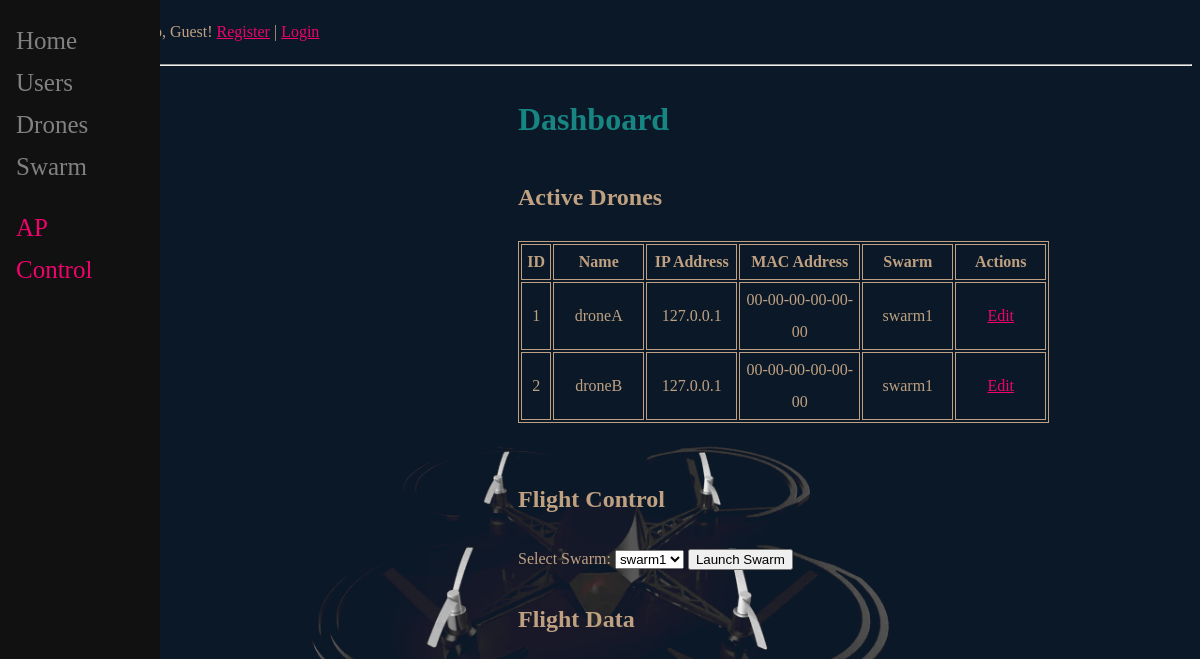
/control, run on an earlier commit of the app's database.
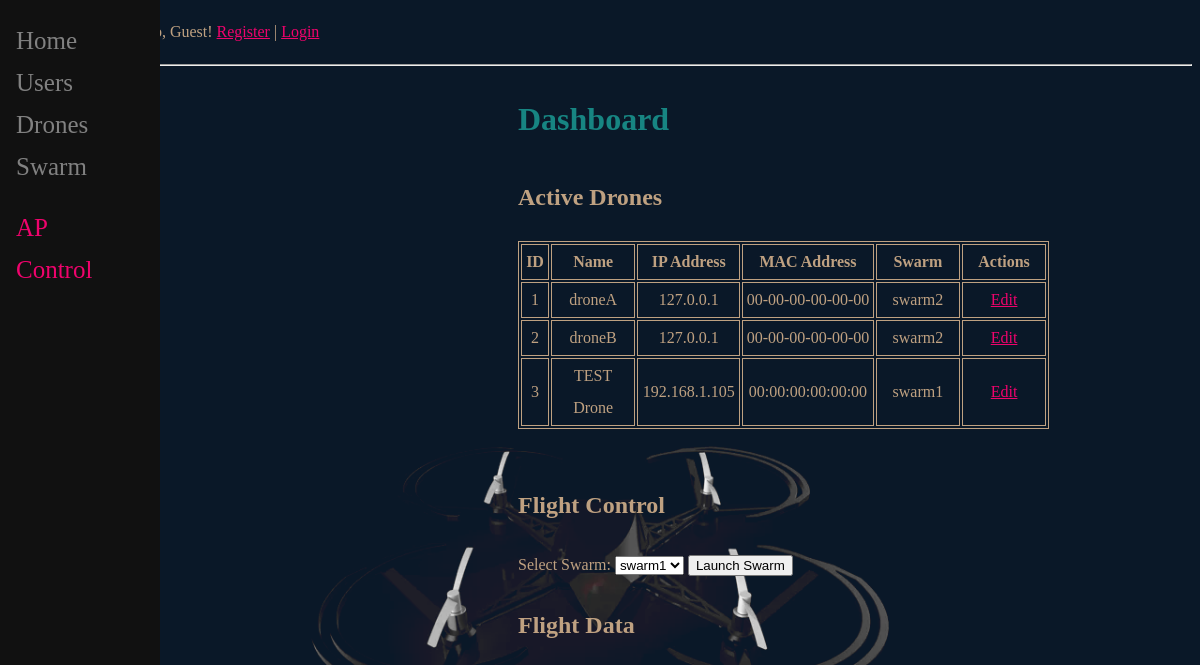
And on a later commit of the database.
### main/models.py (models this page shows, shortened)
class Drone(models.Model):
    user_id=models.ForeignKey(CustomUser,null=True, on_delete=models.SET_NULL)
    droneName=models.fields.CharField(max_length=32,unique=True)
    MAC_Address=models.CharField(max_length=17, default="00-00-00-00-00-00")
    IPAddress=models.GenericIPAddressField(max_length=64, default="192.168.1.1")
    createdAt=models.DateTimeField("datePublished", default=timezone.now)
    swarm_id=models.ForeignKey(Swarm,null=True, blank=True, on_delete=models.SET_NULL)
    UpdatedBy=models.CharField(max_length=32, default="User")

class Swarm(models.Model):
    swarmName=models.fields.CharField(max_length=32,unique=True)
    user_id = models.ForeignKey(CustomUser, null=True, on_delete=models.SET_NULL)
    createdAt=models.DateTimeField("datePublished", default=timezone.now)
    UpdatedAt=models.DateTimeField("dateUpdated", auto_now=True)
    UpdatedBy=models.CharField(max_length=32, default="User")
    def __str__(self):
        return self.swarmName or ''

### main/views.py (the view, shortened to what this page needs)
# urls.py: path('control', control, name="control"),
def control(request):
    active_drones = Drone.objects.all()
    swarms = Swarm.objects.all()
    selected_swarm_drones = Drone.objects.filter(swarm_id=1)
    return render(request, 'main/control.html', {'drones': active_drones, 'swarms': swarms, 'selected_swarm_drones': selected_swarm_drones})

### templates/main/control.html (shortened to what this page needs)
{% extends 'main/base.html' %}
{% block content %}
<h1>Dashboard</h1>
<body>
    <h2>Active Drones</h2>
    <table  style="width:80%; border: 1px solid; ">
        <thead>
            <tr style="border: 1px solid; text-align: center;">
                <th style=" min-height: 1px; width:5%; border: 1px solid; ">ID</th>
                <th style=" min-height: 1px; width:15%; border: 1px solid; ">Name</th>
                <th style=" min-height: 1px; width:15%; border: 1px solid;">IP Address</th>
                <th style=" min-height: 1px; width:20%; border: 1px solid;">MAC Address</th>
                <th style=" min-height: 1px; width:15%; border: 1px solid;">Swarm</th>
                <th style=" min-height: 1px; width:10%; border: 1px solid;">Actions</th>
            </tr>
        </thead>
        <tbody>
        {% for drone in drones %}
             <tr style="border: 1px solid; text-align: center;">
                <td style=" min-height: 1px; width:5%; border: 1px solid; text-align: center">{{ drone.id }}</td>
                <td style=" min-height: 1px; width:15%; border: 1px solid; text-align: center; ">{{ drone.droneName }}</td>
                <td style=" min-height: 1px; width:15%; border: 1px solid; text-align: center; ">{{ drone.IPAddress }}</td>
                <td style=" min-height: 1px; width:20%; border: 1px solid; text-align: center; ">{{ drone.MAC_Address }}</td>
                <td style=" min-height: 1px; width:15%; border: 1px solid; text-align: center; ">{{ drone.swarm_id }}</td>
                <td style=" min-height: 1px; width:15%; border: 1px solid; text-align: center; ">
                    <a  style=" min-height: 1px; width:10%" href="/drone_edit/{{ drone.id }}"><span>Edit</span></a>
                </td>
             </tr>
        {% endfor %}
        </tbody>
    </table>
    <br>
<form id="flightControl">
    <h2>Flight Control</h2>
</form>
<div>
    <label for="swarmSelect">Select Swarm:</label>
    <select id="swarmSelect">
        {% for swarm in swarms %}
            <option value="{{ swarm.id }}">{{ swarm.swarmName }}</option>
        {% endfor %}
    </select>
    <button onclick="launchSwarm()">Launch Swarm</button>
<div id="flightLogContainer">
    <h2>Flight Data</h2>
</div>
</div>
</body>
{% endblock %}

What changed in the data, as far as the page shows it:
changed Drone "droneA": swarm_id "swarm1" → "swarm2"
changed Drone "droneB": swarm_id "swarm1" → "swarm2"
added Drone: id "3", droneName "TEST Drone", IPAddress "192.168.1.105", MAC_Address "00:00:00:00:00:00", swarm_id "swarm1"
